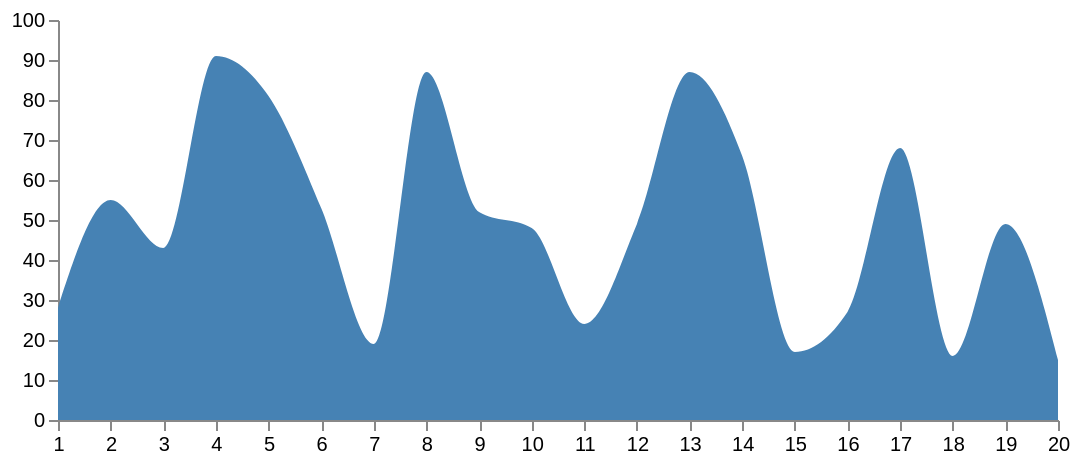

The specification (Vega-Lite) saved for this image:
### Vega specification from a JSON file in a GitHub repository (floating-point values rounded to 4 significant figures)
{"schema": {"language": "vega", "version": "3.0"}, "width": 500, "height": 200, "padding": 5, "data": [{"name": "table", "values": [{"u": 1, "v": 28}, {"u": 2, "v": 55}, {"u": 3, "v": 43}, {"u": 4, "v": 91}, {"u": 5, "v": 81}, {"u": 6, "v": 53}, {"u": 7, "v": 19}, {"u": 8, "v": 87}, {"u": 9, "v": 52}, {"u": 10, "v": 48}, {"u": 11, "v": 24}, {"u": 12, "v": 49}, {"u": 13, "v": 87}, {"u": 14, "v": 66}, {"u": 15, "v": 17}, {"u": 16, "v": 27}, {"u": 17, "v": 68}, {"u": 18, "v": 16}, {"u": 19, "v": 49}, {"u": 20, "v": 15}]}], "scales": [{"name": "xscale", "type": "linear", "range": "width", "zero": false, "domain": {"data": "table", "field": "u"}}, {"name": "yscale", "type": "linear", "range": "height", "nice": true, "zero": true, "domain": {"data": "table", "field": "v"}}], "axes": [{"orient": "bottom", "scale": "xscale", "tickCount": 20}, {"orient": "left", "scale": "yscale"}], "marks": [{"type": "area", "from": {"data": "table"}, "encode": {"enter": {"interpolate": {"value": "monotone"}, "x": {"scale": "xscale", "field": "u"}, "y": {"scale": "yscale", "field": "v"}, "y2": {"scale": "yscale", "value": 0}, "fill": {"value": "steelblue"}}, "update": {"fillOpacity": {"value": 1}}, "hover": {"fillOpacity": {"value": 0.5}}}}]}
